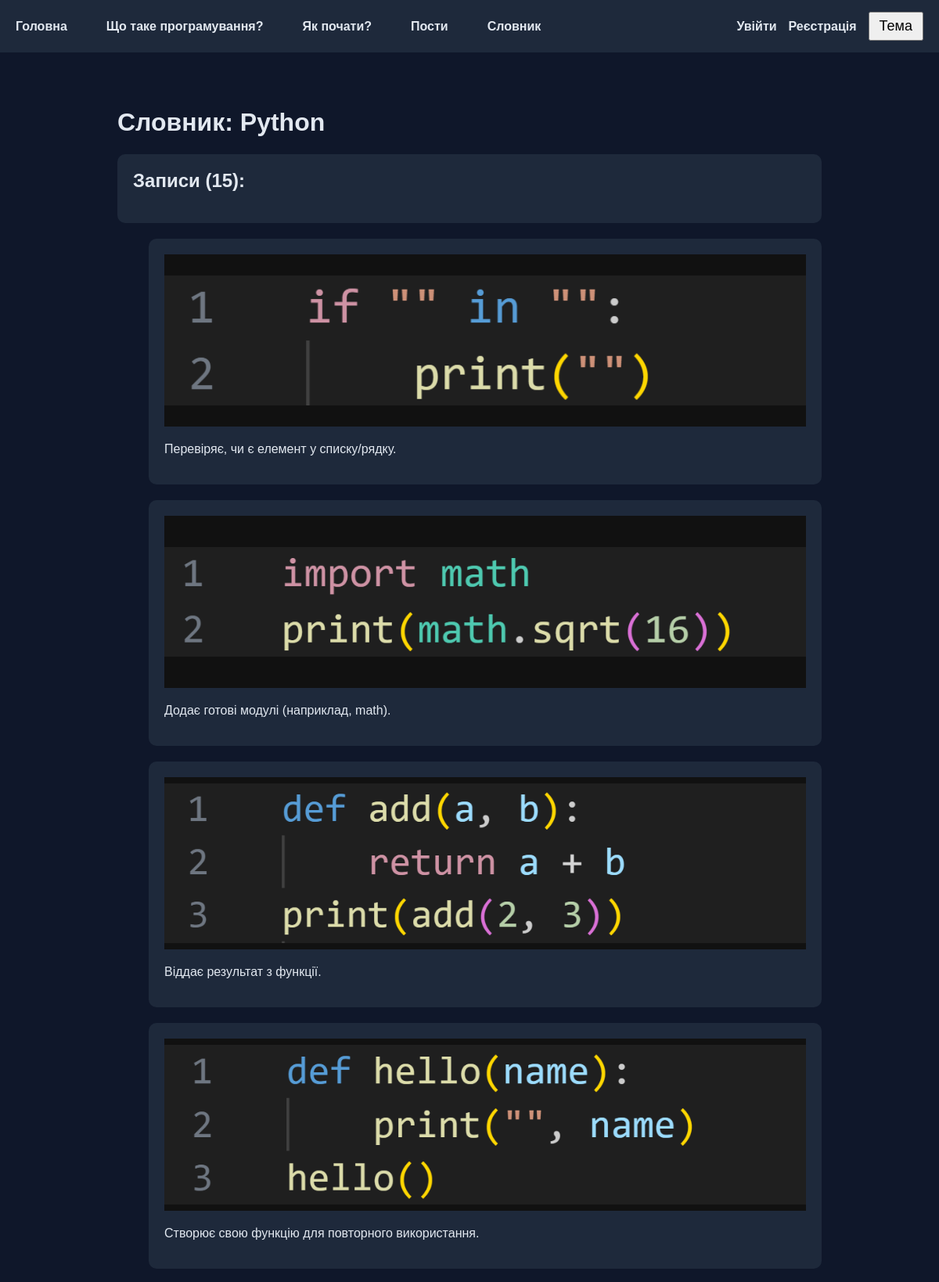
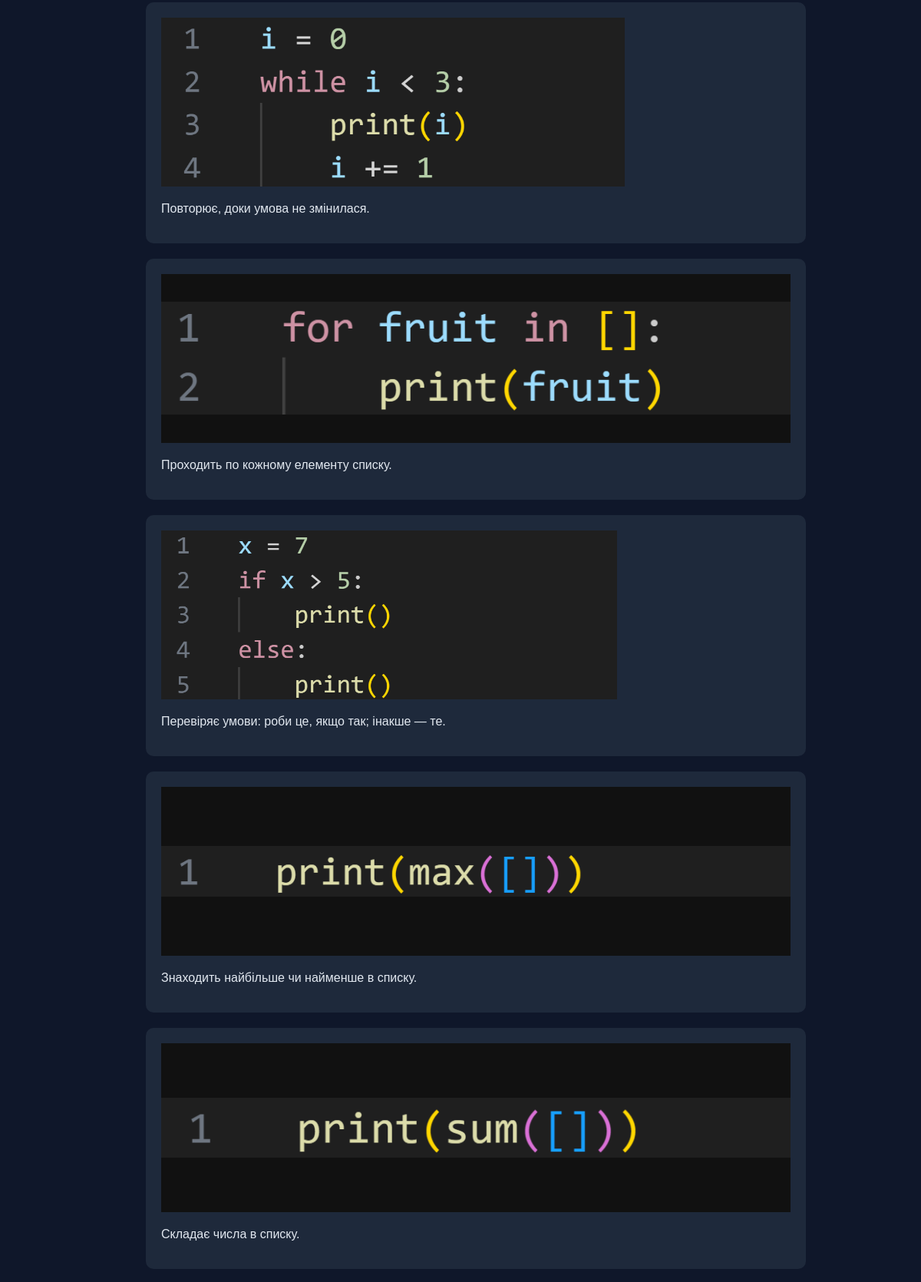
Page /slovnyk/category/Python (upper part) on the committed database (2 pictures, top to bottom).
### tables this page shows
CREATE TABLE "slovnyk" (
	"slovnyk_id"	INTEGER,
	"slovnyk_photo"	TEXT,
	"slovnyk_text"	TEXT,
	"slovnyk_category"	TEXT,
	PRIMARY KEY("slovnyk_id" AUTOINCREMENT)
);

### project/app.py (the view)
@app.route("/slovnyk/category/<category>")
def slovnyk_category(category):
    entries = db.get_slovnyk_by_category(category)
    return render_template("slovnyk_by_category.html", category=category, entries=entries)

### project/db.py (called while the page is built)
def _get_connection():
    conn = sqlite3.connect(DB_PATH)
    conn.row_factory = sqlite3.Row  # за бажанням: доступ по іменах полів
    return conn

def get_slovnyk_by_category(category):
    with _get_connection() as conn:
        cur = conn.cursor()
        cur.execute("""
            SELECT * FROM slovnyk
            WHERE slovnyk_category = ?
            ORDER BY slovnyk_id DESC
        """, (category,))
        return cur.fetchall()

### project/templates/slovnyk_by_category.html (shortened to what this page needs)
{% extends "base.html" %}
{% block content %}
    <h1>Словник: {{ category }}</h1>
    <div class="card card-list mb-3">
        <div class="card-header">
            <h2>Записи ({{ entries|length }}):</h2>
        </div>
    </div>
    <ul class="list-group list-group-flush">
        {% for entry in entries %}
            <div class="card card-list mb-3">
                {% if entry['slovnyk_photo'] %}
                    <img src="/{{ entry['slovnyk_photo'] }}" alt="" class="card-img-top">
                {% endif %}
                <div class="card-body">
                    <p>{{ entry['slovnyk_text'] }}</p>
                </div>
            </div>
        {% endfor %}
    </ul>
{% endblock %}

### project/static/style.css (style rules this page uses)
:root { --bg: #0f172a; --text: #e2e8f0; --card: #1e293b; --accent: #7c3aed; --a:#262733; --b:#1d1e27; }
body { margin: 0; background: var(--bg); color: var(--text); font-family: Arial, sans-serif; }
.card { background: var(--card); padding: 20px; border-radius: 10px; margin-top: 20px; }
.card-header h2 { margin-top: 0; padding-top: 0; }
.card-img-top { max-width: 100%; height: 220px; object-fit: contain; background: #111; }

### rows in the picture
slovnyk: slovnyk_photo (picture), slovnyk_text "Перевіряє, чи є елемент у списку/рядку."
slovnyk: slovnyk_photo (picture), slovnyk_text "Додає готові модулі (наприклад, math)."
slovnyk: slovnyk_photo (picture), slovnyk_text "Віддає результат з функції."
slovnyk: slovnyk_photo (picture), slovnyk_text "Створює свою функцію для повторного використання."
slovnyk: slovnyk_photo (picture), slovnyk_text "Повторює, доки умова не змінилася."
slovnyk: slovnyk_photo (picture), slovnyk_text "Проходить по кожному елементу списку."
slovnyk: slovnyk_photo (picture), slovnyk_text "Перевіряє умови: роби це, якщо так; інакше — те."
slovnyk: slovnyk_photo (picture), slovnyk_text "Знаходить найбільше чи найменше в списку."
slovnyk: slovnyk_photo (picture), slovnyk_text "Складає числа в списку."

### other values in the picture
{{ category }} "Python"
{{ entries|length }} "15"
